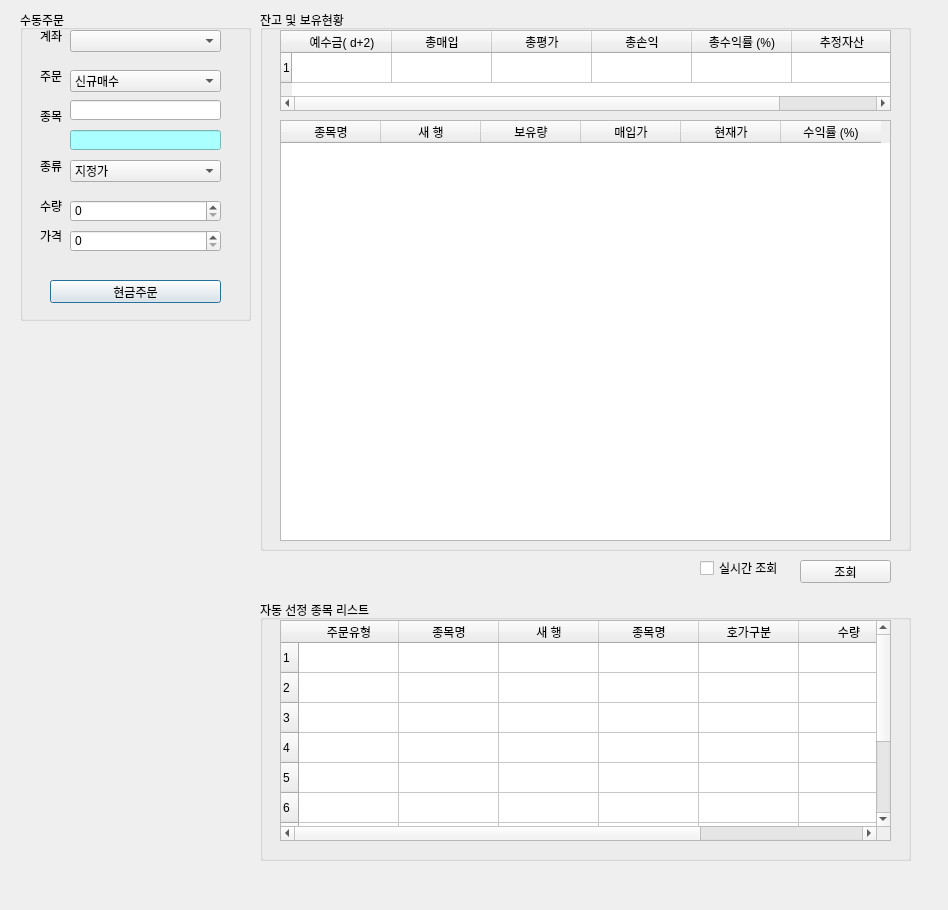
<?xml version="1.0" encoding="UTF-8"?>
<ui version="4.0">
 <class>Dialog</class>
 <widget class="QDialog" name="Dialog">
  <property name="geometry">
   <rect>
    <x>0</x>
    <y>0</y>
    <width>948</width>
    <height>910</height>
   </rect>
  </property>
  <property name="windowTitle">
   <string>PyTrader v0.4</string>
  </property>
  <property name="windowIcon">
   <iconset>
    <normaloff>PyTrader.png</normaloff>PyTrader.png</iconset>
  </property>
  <widget class="QGroupBox" name="groupBox">
   <property name="geometry">
    <rect>
     <x>20</x>
     <y>10</y>
     <width>231</width>
     <height>311</height>
    </rect>
   </property>
   <property name="title">
    <string>수동주문</string>
   </property>
   <widget class="QLabel" name="label">
    <property name="geometry">
     <rect>
      <x>20</x>
      <y>20</y>
      <width>56</width>
      <height>12</height>
     </rect>
    </property>
    <property name="text">
     <string>계좌</string>
    </property>
   </widget>
   <widget class="QLabel" name="label_2">
    <property name="geometry">
     <rect>
      <x>20</x>
      <y>60</y>
      <width>56</width>
      <height>12</height>
     </rect>
    </property>
    <property name="text">
     <string>주문</string>
    </property>
   </widget>
   <widget class="QLabel" name="label_3">
    <property name="geometry">
     <rect>
      <x>20</x>
      <y>100</y>
      <width>56</width>
      <height>12</height>
     </rect>
    </property>
    <property name="text">
     <string>종목</string>
    </property>
   </widget>
   <widget class="QLabel" name="label_4">
    <property name="geometry">
     <rect>
      <x>20</x>
      <y>150</y>
      <width>56</width>
      <height>12</height>
     </rect>
    </property>
    <property name="text">
     <string>종류</string>
    </property>
   </widget>
   <widget class="QLabel" name="label_5">
    <property name="geometry">
     <rect>
      <x>20</x>
      <y>190</y>
      <width>56</width>
      <height>12</height>
     </rect>
    </property>
    <property name="text">
     <string>수량</string>
    </property>
   </widget>
   <widget class="QLabel" name="label_6">
    <property name="geometry">
     <rect>
      <x>20</x>
      <y>220</y>
      <width>56</width>
      <height>12</height>
     </rect>
    </property>
    <property name="text">
     <string>가격</string>
    </property>
   </widget>
   <widget class="QComboBox" name="comboBox">
    <property name="geometry">
     <rect>
      <x>50</x>
      <y>20</y>
      <width>151</width>
      <height>22</height>
     </rect>
    </property>
   </widget>
   <widget class="QComboBox" name="comboBox_2">
    <property name="geometry">
     <rect>
      <x>50</x>
      <y>60</y>
      <width>151</width>
      <height>22</height>
     </rect>
    </property>
    <item>
     <property name="text">
      <string>신규매수</string>
     </property>
    </item>
    <item>
     <property name="text">
      <string>신규매도</string>
     </property>
    </item>
    <item>
     <property name="text">
      <string>매수취소</string>
     </property>
    </item>
    <item>
     <property name="text">
      <string>매도취소</string>
     </property>
    </item>
   </widget>
   <widget class="QComboBox" name="comboBox_3">
    <property name="geometry">
     <rect>
      <x>50</x>
      <y>150</y>
      <width>151</width>
      <height>22</height>
     </rect>
    </property>
    <item>
     <property name="text">
      <string>지정가</string>
     </property>
    </item>
    <item>
     <property name="text">
      <string>시장가</string>
     </property>
    </item>
   </widget>
   <widget class="QLineEdit" name="lineEdit">
    <property name="geometry">
     <rect>
      <x>50</x>
      <y>90</y>
      <width>151</width>
      <height>20</height>
     </rect>
    </property>
   </widget>
   <widget class="QLineEdit" name="lineEdit_2">
    <property name="geometry">
     <rect>
      <x>50</x>
      <y>120</y>
      <width>151</width>
      <height>20</height>
     </rect>
    </property>
    <property name="styleSheet">
     <string notr="true">background-color: rgb(170, 255, 255);</string>
    </property>
   </widget>
   <widget class="QSpinBox" name="spinBox">
    <property name="geometry">
     <rect>
      <x>50</x>
      <y>190</y>
      <width>151</width>
      <height>22</height>
     </rect>
    </property>
    <property name="maximum">
     <number>10000</number>
    </property>
   </widget>
   <widget class="QSpinBox" name="spinBox_2">
    <property name="geometry">
     <rect>
      <x>50</x>
      <y>220</y>
      <width>151</width>
      <height>22</height>
     </rect>
    </property>
    <property name="maximum">
     <number>3000000</number>
    </property>
   </widget>
   <widget class="QPushButton" name="pushButton">
    <property name="geometry">
     <rect>
      <x>30</x>
      <y>270</y>
      <width>171</width>
      <height>23</height>
     </rect>
    </property>
    <property name="text">
     <string>현금주문</string>
    </property>
   </widget>
  </widget>
  <widget class="QGroupBox" name="groupBox_2">
   <property name="geometry">
    <rect>
     <x>260</x>
     <y>10</y>
     <width>651</width>
     <height>541</height>
    </rect>
   </property>
   <property name="title">
    <string>잔고 및 보유현황</string>
   </property>
   <widget class="QTableWidget" name="tableWidget">
    <property name="geometry">
     <rect>
      <x>20</x>
      <y>20</y>
      <width>611</width>
      <height>81</height>
     </rect>
    </property>
    <property name="rowCount">
     <number>1</number>
    </property>
    <row/>
    <column>
     <property name="text">
      <string>예수금( d+2)</string>
     </property>
    </column>
    <column>
     <property name="text">
      <string>총매입</string>
     </property>
    </column>
    <column>
     <property name="text">
      <string>총평가</string>
     </property>
    </column>
    <column>
     <property name="text">
      <string>총손익</string>
     </property>
    </column>
    <column>
     <property name="text">
      <string>총수익률 (%)</string>
     </property>
    </column>
    <column>
     <property name="text">
      <string>추정자산</string>
     </property>
    </column>
   </widget>
   <widget class="QTableWidget" name="tableWidget_2">
    <property name="geometry">
     <rect>
      <x>20</x>
      <y>110</y>
      <width>611</width>
      <height>421</height>
     </rect>
    </property>
    <column>
     <property name="text">
      <string>종목명</string>
     </property>
    </column>
    <column>
     <property name="text">
      <string>새 행</string>
     </property>
    </column>
    <column>
     <property name="text">
      <string>보유량</string>
     </property>
    </column>
    <column>
     <property name="text">
      <string>매입가</string>
     </property>
    </column>
    <column>
     <property name="text">
      <string>현재가</string>
     </property>
    </column>
    <column>
     <property name="text">
      <string>수익률 (%)</string>
     </property>
    </column>
   </widget>
  </widget>
  <widget class="QCheckBox" name="checkBox">
   <property name="geometry">
    <rect>
     <x>700</x>
     <y>560</y>
     <width>81</width>
     <height>16</height>
    </rect>
   </property>
   <property name="text">
    <string>실시간 조회</string>
   </property>
  </widget>
  <widget class="QPushButton" name="pushButton_2">
   <property name="geometry">
    <rect>
     <x>800</x>
     <y>560</y>
     <width>91</width>
     <height>23</height>
    </rect>
   </property>
   <property name="text">
    <string>조회</string>
   </property>
  </widget>
  <widget class="QGroupBox" name="groupBox_3">
   <property name="geometry">
    <rect>
     <x>260</x>
     <y>600</y>
     <width>651</width>
     <height>261</height>
    </rect>
   </property>
   <property name="title">
    <string>자동 선정 종목 리스트</string>
   </property>
   <widget class="QTableWidget" name="tableWidget_3">
    <property name="geometry">
     <rect>
      <x>20</x>
      <y>20</y>
      <width>611</width>
      <height>221</height>
     </rect>
    </property>
    <property name="rowCount">
     <number>10</number>
    </property>
    <row/>
    <row/>
    <row/>
    <row/>
    <row/>
    <row/>
    <row/>
    <row/>
    <row/>
    <row/>
    <column>
     <property name="text">
      <string>주문유형</string>
     </property>
    </column>
    <column>
     <property name="text">
      <string>종목명</string>
     </property>
    </column>
    <column>
     <property name="text">
      <string>새 행</string>
     </property>
    </column>
    <column>
     <property name="text">
      <string>종목명</string>
     </property>
    </column>
    <column>
     <property name="text">
      <string>호가구분</string>
     </property>
    </column>
    <column>
     <property name="text">
      <string>수량</string>
     </property>
    </column>
    <column>
     <property name="text">
      <string>상태</string>
     </property>
    </column>
   </widget>
  </widget>
 </widget>
 <resources/>
 <connections/>
</ui>
